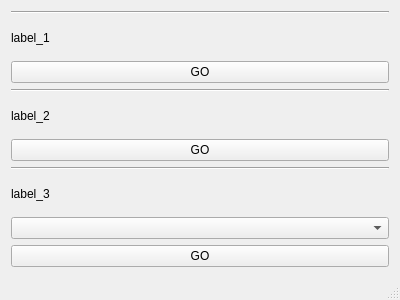
<?xml version="1.0" encoding="UTF-8"?>
<ui version="4.0">
 <class>MainWindow</class>
 <widget class="QMainWindow" name="MainWindow">
  <property name="geometry">
   <rect>
    <x>0</x>
    <y>0</y>
    <width>400</width>
    <height>300</height>
   </rect>
  </property>
  <property name="windowTitle">
   <string>lab7</string>
  </property>
  <widget class="QWidget" name="centralWidget">
   <layout class="QVBoxLayout" name="verticalLayout">
    <item>
     <widget class="Line" name="line_1">
      <property name="orientation">
       <enum>Qt::Horizontal</enum>
      </property>
     </widget>
    </item>
    <item>
     <widget class="QLabel" name="label_1">
      <property name="text">
       <string>label_1</string>
      </property>
     </widget>
    </item>
    <item>
     <widget class="QPushButton" name="pushButton_1">
      <property name="text">
       <string>GO</string>
      </property>
     </widget>
    </item>
    <item>
     <widget class="Line" name="line_2">
      <property name="orientation">
       <enum>Qt::Horizontal</enum>
      </property>
     </widget>
    </item>
    <item>
     <widget class="QLabel" name="label_2">
      <property name="text">
       <string>label_2</string>
      </property>
     </widget>
    </item>
    <item>
     <widget class="QPushButton" name="pushButton_2">
      <property name="text">
       <string>GO</string>
      </property>
     </widget>
    </item>
    <item>
     <widget class="Line" name="line_3">
      <property name="orientation">
       <enum>Qt::Horizontal</enum>
      </property>
     </widget>
    </item>
    <item>
     <widget class="QLabel" name="label_3">
      <property name="text">
       <string>label_3</string>
      </property>
     </widget>
    </item>
    <item>
     <widget class="QComboBox" name="comboBox"/>
    </item>
    <item>
     <widget class="QPushButton" name="pushButton_3">
      <property name="text">
       <string>GO</string>
      </property>
     </widget>
    </item>
   </layout>
  </widget>
  <widget class="QStatusBar" name="statusBar"/>
  <widget class="QMenuBar" name="menuBar">
   <property name="geometry">
    <rect>
     <x>0</x>
     <y>0</y>
     <width>400</width>
     <height>25</height>
    </rect>
   </property>
  </widget>
 </widget>
 <layoutdefault spacing="6" margin="11"/>
 <resources/>
 <connections/>
</ui>
